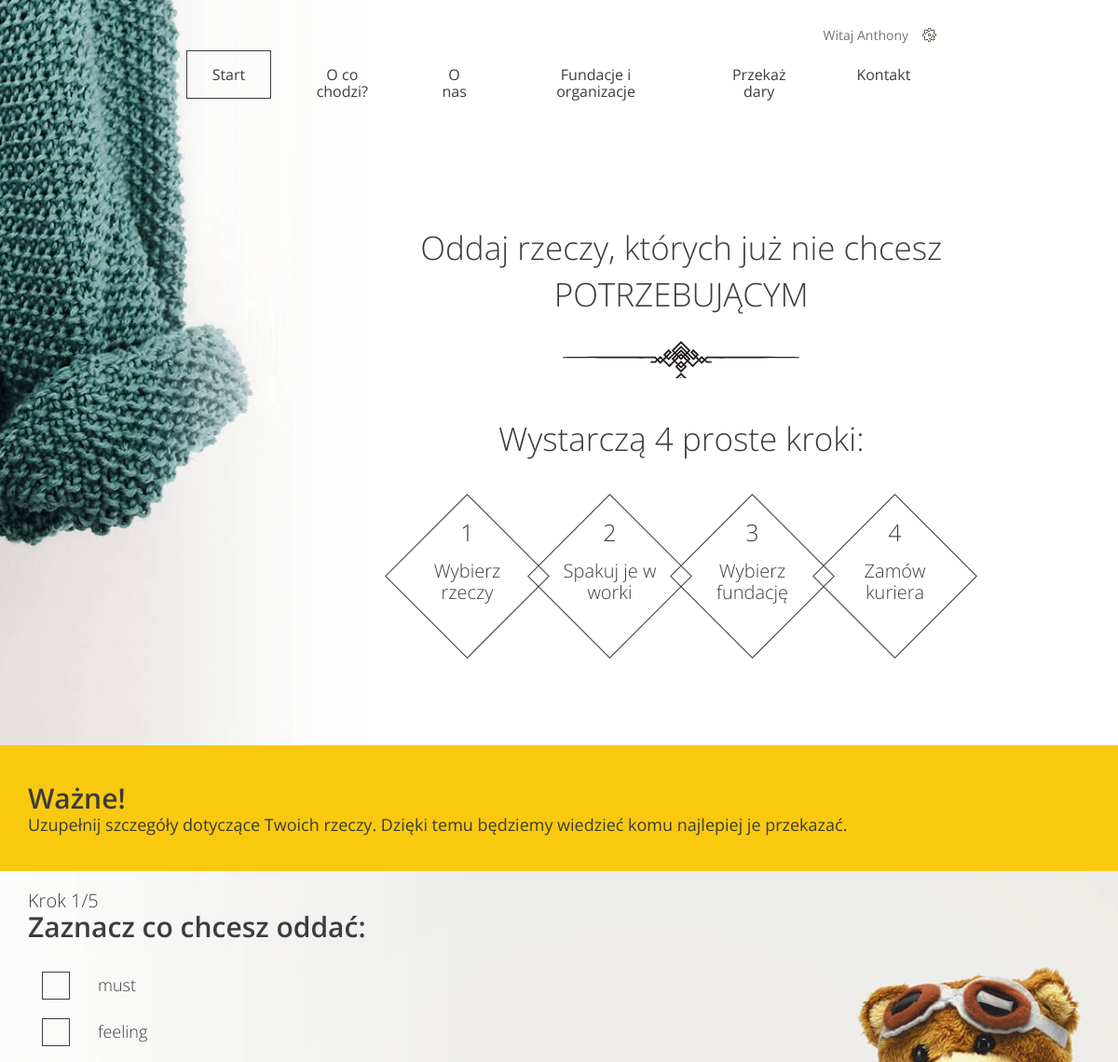
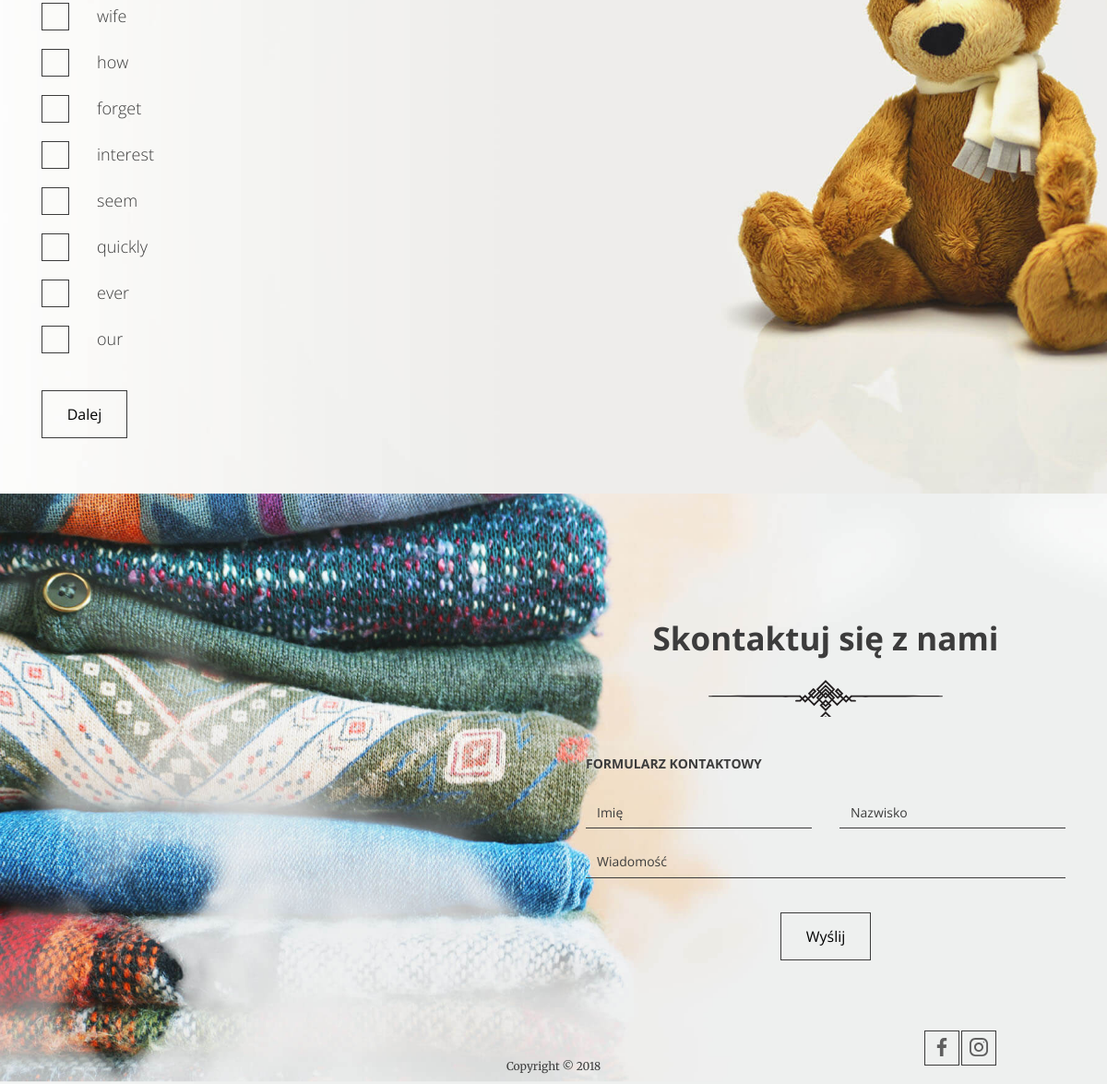
Page /add-donation/ (signed in) on the committed database (2 pictures, top to bottom).
### charity/models.py (models this page shows, shortened)
class Category(models.Model):
    name = models.CharField(max_length=64)

### charity/views.py (the view, shortened to what this page needs)
# urls.py: path('add-donation/', AddDonation.as_view()),
class AddDonation(View):
    def get(self, request):
        categories = Category.objects.all()
        institutions = Institution.objects.all()
        return render(request, "form.html", {"categories": categories,
                                             "institutions": institutions})

### charity/templates/form.html (shortened to what this page needs)
{% extends 'base.html' %}
{% block content %}
    <header class="header--form-page">
    {% include 'navigation.html' %}
      <div class="slogan container container--90">
        <div class="slogan--item">
          <h1>
            Oddaj rzeczy, których już nie chcesz<br />
            <span class="uppercase">potrzebującym</span>
          </h1>
          <div class="slogan--steps">
            <div class="slogan--steps-title">Wystarczą 4 proste kroki:</div>
            <ul class="slogan--steps-boxes">
              <li>
                <div><em>1</em><span>Wybierz rzeczy</span></div>
              </li>
              <li>
                <div><em>2</em><span>Spakuj je w worki</span></div>
              </li>
              <li>
                <div><em>3</em><span>Wybierz fundację</span></div>
              </li>
              <li>
                <div><em>4</em><span>Zamów kuriera</span></div>
              </li>
            </ul>
          </div>
        </div>
      </div>
    </header>
    <section class="form--steps">
      <div class="form--steps-instructions">
        <div class="form--steps-container">
          <h3>Ważne!</h3>
          <p data-step="1" class="active">
            Uzupełnij szczegóły dotyczące Twoich rzeczy. Dzięki temu będziemy
            wiedzieć komu najlepiej je przekazać.
          </p>
        </div>
      </div>
      <div class="form--steps-container">
        <div class="form--steps-counter">Krok <span>1</span>/5</div>
        <form method="post">
          <div data-step="1" class="active">
            <h3>Zaznacz co chcesz oddać:</h3>
              {% for category in categories %}
            <div class="form-group form-group--checkbox">
              <label>
                <span class="checkbox"></span>
                <span class="description"
                  >{{category.name}}</span
                >
              </label>
            </div>
              {% endfor %}
            <div class="form-group form-group--buttons">
              <button id="set-hidden-class" type="button" class="btn next-step">Dalej</button>
            </div>
          </div>
        </form>
      </div>
    </section>
{% endblock %}

### charity/templates/navigation.html (shortened to what this page needs)
      <nav class="container container--70">
          {% if user.is_authenticated %}
            <ul class="nav--actions">
                <li class="logged-user">
                    Witaj {{ user.first_name }}
                </li>
            </ul>
          {% else %}
        <ul class="nav--actions">
          <li><a href="/login" class="btn btn--small btn--without-border">Zaloguj</a></li>
          <li><a href="/register" class="btn btn--small btn--highlighted">Załóż konto</a></li>
        </ul>
          {% endif %}
        <ul>
          <li><a href="/" class="btn btn--without-border active">Start</a></li>
          <li><a href="/#steps" class="btn btn--without-border">O co chodzi?</a></li>
          <li><a href="/#about-us" class="btn btn--without-border">O nas</a></li>
          <li><a href="/#help" class="btn btn--without-border">Fundacje i organizacje</a></li>
          <li><a href="{% if user.is_authenticated %}/add-donation{% else %}/login{% endif %}" class="btn btn--without-border">Przekaż dary</a></li>
          <li><a href="/#contact" class="btn btn--without-border">Kontakt</a></li>
        </ul>
      </nav>

### rows in the picture
Category: name "must"
Category: name "feeling"
Category: name "wife"
Category: name "how"
Category: name "forget"
Category: name "interest"
Category: name "seem"
Category: name "quickly"
Category: name "ever"
Category: name "our"

### other values in the picture
{{ user.first_name }} "Anthony"
